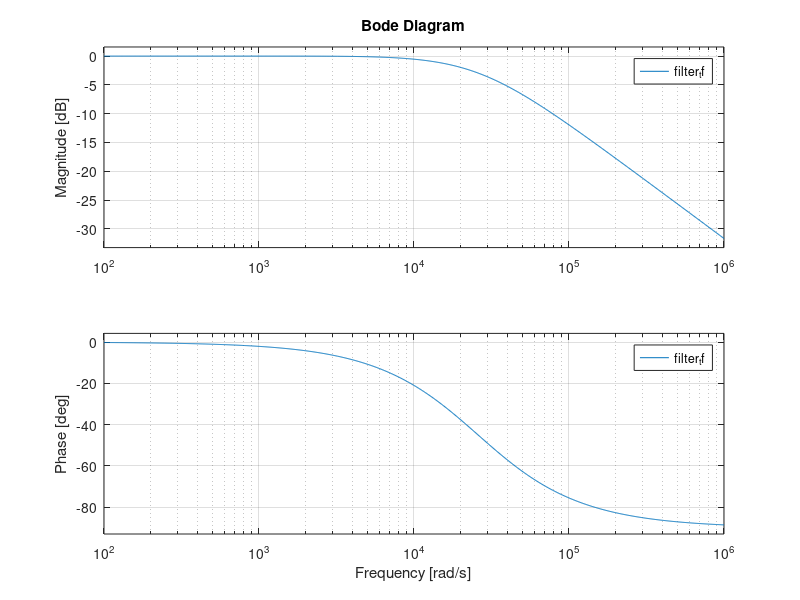

The MATLAB script that drew this image:
C = 1200e-6;
R_C = 11e-3;
L = 10e-6;
R_L = 30e-3;
s = 1j * sqrt(L*C);
R_s = 0.25; % found through binary search
filter_tf = tf([(R_C + R_s) * C, 1], [L * C, C * (R_L + R_C + R_s), 1]);
bode(filter_tf)
